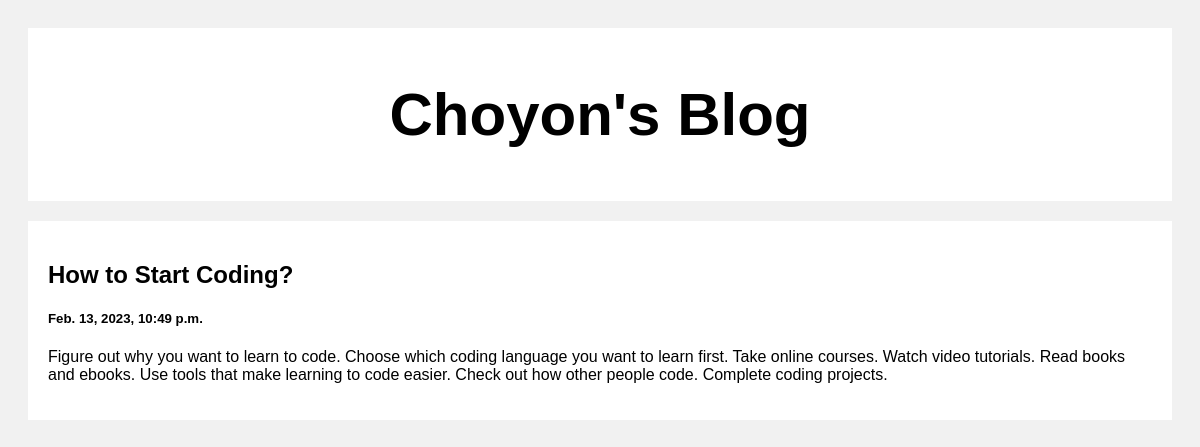
The app's page /post/4 with its own data.
### posts/models.py (models this page shows)
class Post(models.Model):
    title = models.CharField(max_length=100)
    body = models.TextField(max_length=10000)
    created_at = models.DateTimeField(default=datetime.now, blank=True)

### posts/views.py (the view)
# urls.py: path('post/<str:pk>', views.post, name='post'),
def post(request, pk):
    posts = Post.objects.get(id=pk)
    context = {
        "posts" : posts
    }
    return render(request, 'posts.html', context)

### templates/posts.html (shortened to what this page needs)
<!DOCTYPE html>
<html>
<head>
</head>
<body>
<div class="header">
  <h2>Choyon's Blog</h2>
</div>
<div class="row">
  <div class="leftcolumn">
    <div class="card">
        <h2>{{posts.title}}</h2>
        <h5>{{posts.created_at}}</h5>
        <p>{{posts.body}}</p>
    </div>
  </div>
</div>
</body>
</html>

### templates/posts.html (style rules this page uses)
* { box-sizing: border-box; }
body { font-family: Arial; padding: 20px; background: #f1f1f1; }
.header { padding: 2px; font-size: 40px; text-align: center; background: white; }
.leftcolumn { float: left; width: 100%; }
.card { background-color: white; padding: 20px; margin-top: 20px; }
.row:after { content: ""; display: table; clear: both; }

### records on screen
Post: title "How to Start Coding?", created_at "Feb. 13, 2023, 10:49 p.m.", body "Figure out why you want to learn to code. Choose which coding language you want to learn first. Take online courses. Watch video tutorials. Read books and ebooks. Use tools that make learning to code easier. Check out how other people code. Complete coding projects."
